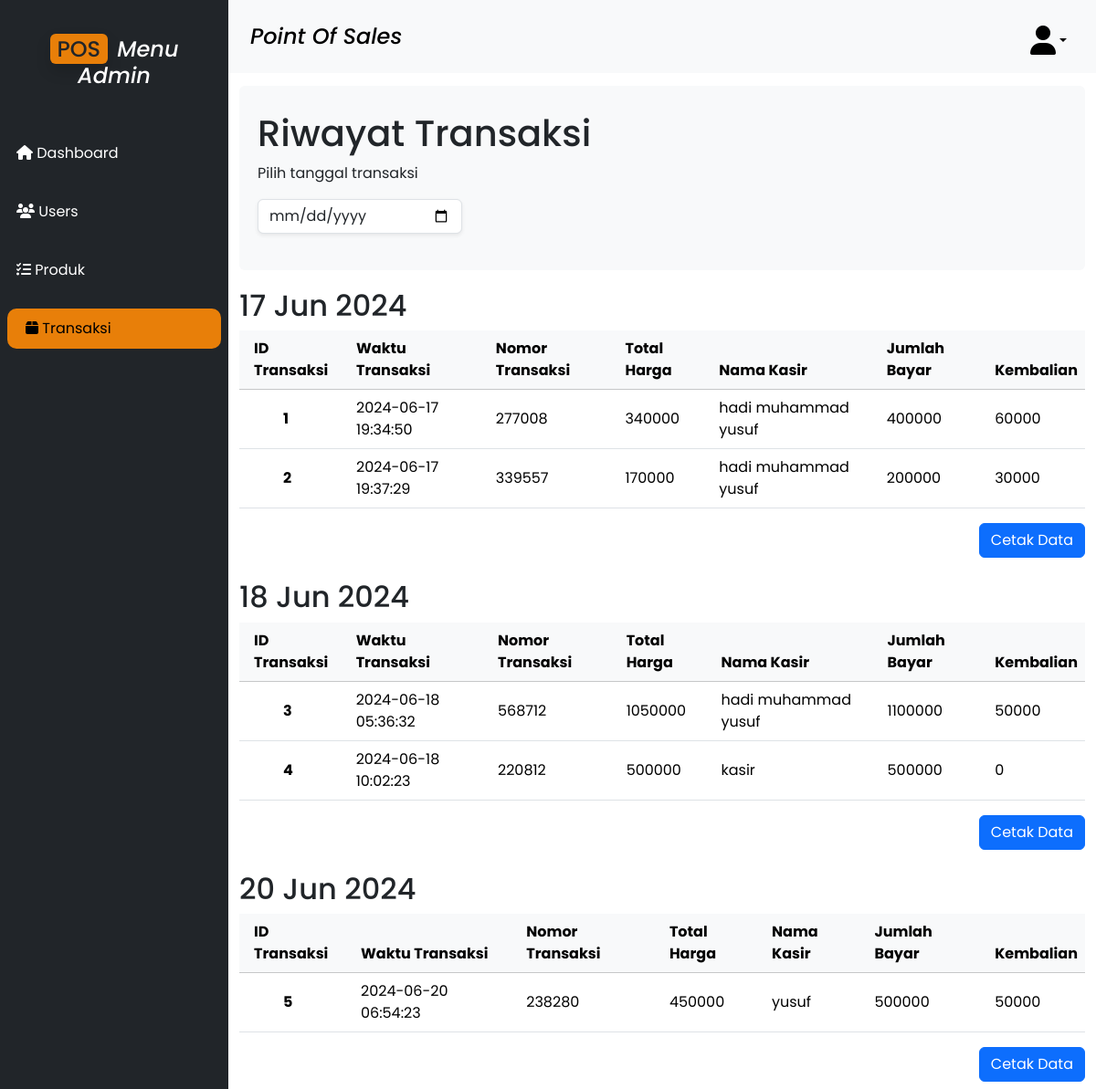
Page /history.php (signed in) on the committed database.
### tables this page shows
CREATE TABLE `transaksi` (
  `id_transaksi` int(11) NOT NULL,
  `tanggal_waktu` datetime NOT NULL,
  `nomor_transaksi` varchar(10) NOT NULL,
  `total` bigint(20) NOT NULL,
  `nama_user` varchar(100) NOT NULL,
  `bayar` bigint(20) NOT NULL,
  `kembali` bigint(20) NOT NULL
);

### history.php (the view, shortened to what this page needs)
<?php
include 'config.php';
$view = $dbconnect->query("SELECT * FROM transaksi ORDER BY DATE(tanggal_waktu), id_transaksi");
?>
<!DOCTYPE html>
<html lang="en">
<head>
    <link href="https://cdn.jsdelivr.net/npm/bootstrap@5.3.3/dist/css/bootstrap.min.css" rel="stylesheet">
    <link href="https://cdnjs.cloudflare.com/ajax/libs/font-awesome/6.4.0/css/all.min.css" rel="stylesheet">
    <link rel="stylesheet" href="style/admin-flex.css">
    <link rel="stylesheet" href="style/admin.css">
</head>
<body>
    <div class="main-container">
        <div class="sidebar bg-dark text-white" id="side_nav">
            <div class="header-box text-center">
                <h1 class="fs-4">
                    <span class="text-dark rounded shadow px-2 me-1" id="orange">POS</span>
                    <span class="text-white"><i>Menu Admin</i></span>
                </h1>
            </div>
            <ul class="list-unstyled px-2">
                <li><a class="text-decoration-none" href="index.php" id="dashboard-link"><i class="fa-solid fa-house"></i> Dashboard</a></li>
                <li><a class="text-decoration-none" href="user.php" id="user-link"><i class="fa-solid fa-users"></i> Users</a></li>
                <li><a class="text-decoration-none" href="produk.php" id="produk-link"><i class="fa-solid fa-list-check"></i> Produk</a></li>
                <li><a class="text-decoration-none" href="history.php" id="history-link"><i class="fa-solid fa-box"></i> Transaksi</a></li>
            </ul>
        </div>
        <div class="content">
            <nav class="navbar navbar-expand-lg bg-light " id="top_nav">
                <div class="container-fluid pt-2 ps-4">
                    <a class="navbar-brand text-black" href="index.php"><h4><i>Point Of Sales</i></h4></a>
                    <div class="collapse navbar-collapse justify-content-end">
                        <ul class="navbar-nav ms-auto mb-2 mb-lg-0">
                            <li class="nav-item dropdown profile-dropdown p-1 me-2">
                                <a class="nav-link dropdown-toggle d-flex align-items-center p-2 text-black" href="#" id="profileDropdown" role="button" data-bs-toggle="dropdown" aria-expanded="false">
                                    <i class="fa-solid fa-user"></i>
                                </a>
                            </li>
                        </ul>
                    </div>
                </div>
            </nav>
            <div class="container mt-4">
                <div class="row">
                    <div class="col-12">
                        <div class="p-1 py-4 bg-light rounded">
                            <div class="container ms-1 mt-1">
                                <h1>Riwayat Transaksi</h1>
                                <p>Pilih tanggal transaksi</p>
                                <div class=" input-field input-group mb-3 w-50 ">
                                    <input type="date" class="form-control w-50 shadow-sm " id="datePicker" onchange="filterByDate()" />
                                </div>
                            </div>
                        </div>
                    </div>
                </div>
            </div>
            <div class="container mt-3" id="transaction-container">
                <?php
                $current_date = "";
                while ($row = $view->fetch_array()) {
                    $date = date('Y-m-d', strtotime($row['tanggal_waktu']));
                    if ($date != $current_date) {
                        if ($current_date != "") {
                            echo "</tbody></table>
                                  <div class='text-end mb-1'>
                                      <a href='history_hari.php?date=$current_date' class='btn btn-primary'>Cetak Data</a>
                                  </div>
                                  </div>";
                        }
                        $current_date = $date;
                        echo "<div class='table-responsive' data-date='$current_date'>";
                        echo "<h2>" . date('d M Y', strtotime($current_date)) . "</h2>";
                        echo "<table class='table align-middle'>";
                        echo "<thead class='table-light'>
                                <tr>
                                    <th class='ps-3'>ID Transaksi</th>
                                    <th>Waktu Transaksi</th>
                                    <th>Nomor Transaksi</th>
                                    <th>Total Harga</th>
                                    <th>Nama Kasir</th>
                                    <th>Jumlah Bayar</th>
                                    <th>Kembalian</th>
                                </tr>
                              </thead>
                              <tbody>";
                    }
                    echo "<tr>
                            <th class='ps-5'>{$row['id_transaksi']}</th>
                            <td>{$row['tanggal_waktu']}</td>
                            <td>{$row['nomor_transaksi']}</td>
                            <td>{$row['total']}</td>
                            <td>{$row['nama_user']}</td>
                            <td>{$row['bayar']}</td>
                            <td>{$row['kembali']}</td>
                          </tr>";
                }
                if ($current_date != "") {
                    echo "</tbody></table>
                          <div class='text-end mb-2'>
                              <a href='history_hari.php?date=$current_date' class='btn btn-primary'>Cetak Data</a>
                          </div>
                          </div>";
                }
                ?>
            </div>
        </div>
    </div>
</body>
</html>

### style/admin-flex.css (style rules this page uses)
.main-container { display: flex; height: 100vh; overflow: hidden; }
.content { margin-left: 250px; padding-top: 70px; width: calc(100% - 250px); overflow-y: auto; height: 100%; }

### style/admin.css (style rules this page uses)
body { background: white; font-family: 'Poppins', 'sans-serif'; }
#top_nav { position: fixed; top: 0px; left: 250px; right: 0; z-index: 1030; }
.sidebar { position: fixed; top: 0; bottom: 0; width: 250px; background-color: #343a40; color: white; overflow-y: auto; padding-top: 20px; }
.sidebar ul { padding: 0; list-style-type: none; }
.sidebar ul li { padding-top : 20px; }
.sidebar ul a { display: block; color: white; text-decoration: none; padding-block: 10px; padding-left: 10px; transition: background-color 0.3s, padding-left 0.3s; }
.sidebar ul a.active, .sidebar ul a:hover { background-color: rgb(232, 127, 9); padding-left: 20px; border-radius: 10px; color: black; }
.sidebar .header-box { padding: 20px; }
#orange { background-color: rgb(232, 127, 9); }
.table-responsive { margin-top: 20px; }
.profile-dropdown .fa-user { font-size: 2rem; }

### history.php (style rules this page uses)
.input-field { position: relative; display: inline-block; }

### rows in the picture
transaksi: tanggal_waktu "17 Jun 2024", id_transaksi "1", tanggal_waktu "2024-06-17 19:34:50", nomor_transaksi "277008", total "340000", nama_user "hadi muhammad yusuf", bayar "400000", kembali "60000"
transaksi: id_transaksi "2", tanggal_waktu "2024-06-17 19:37:29", nomor_transaksi "339557", total "170000", nama_user "hadi muhammad yusuf", bayar "200000", kembali "30000"
transaksi: tanggal_waktu "18 Jun 2024", id_transaksi "3", tanggal_waktu "2024-06-18 05:36:32", nomor_transaksi "568712", total "1050000", nama_user "hadi muhammad yusuf", bayar "1100000", kembali "50000"
transaksi: id_transaksi "4", tanggal_waktu "2024-06-18 10:02:23", nomor_transaksi "220812", total "500000", nama_user "kasir", bayar "500000", kembali "0"
transaksi: tanggal_waktu "20 Jun 2024", id_transaksi "5", tanggal_waktu "2024-06-20 06:54:23", nomor_transaksi "238280", total "450000", nama_user "yusuf", bayar "500000", kembali "50000"
